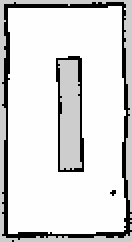
#> input picture maps/gallery.pgm, 66 x 121 px (shown 2 times larger); its folder holds only this picture in this run
$ python generate_environment.py
#> lines starting #> are read from the running program, lines starting #| are printed output that depends on the picture
"""Build a collision world from the project's original occupancy grid, without editing it."""
from pathlib import Path
import math
import xml.etree.ElementTree as ET
import yaml
import numpy as np
from PIL import Image
ROOT=Path(__file__).resolve().parents[1]
OUT=ROOT/'simulation'
m=yaml.safe_load((ROOT/'maps/gallery.yaml').read_text())
a=np.asarray(Image.open(ROOT/'maps'/m['image']).convert('L'))
#> a is the input picture: shape (121, 66); min 0, max 254, mean 217.2
occ=(1-a/255)>m['occupied_thresh']
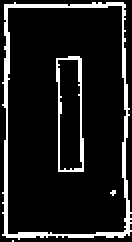
#> occ: shape (121, 66) bool (shown 2 times larger); 11.2% white in thin lines or dots
h,w=occ.shape; res=m['resolution']; ox,oy,yaw=m['origin']
#> after `h, w = occ.shape`: h = 121; w = 66
sdf=ET.Element('sdf',version='1.9'); world=ET.SubElement(sdf,'world',name='arti_gallery')
def sub(parent,name,text,**attrs):
 e=ET.SubElement(parent,name,attrs); e.text=str(text); return e
p=ET.SubElement(world,'physics',name='default',type='ignored'); sub(p,'max_step_size',.01); sub(p,'real_time_factor',1)
for n,f in [('Physics','physics'),('UserCommands','user-commands'),('SceneBroadcaster','scene-broadcaster'),('Contact','contact')]:
 p=ET.SubElement(world,'plugin',name='gz::sim::systems::'+n,filename='gz-sim-'+f+'-system')
 if n=='Sensors':sub(p,'render_engine','ogre2')
gui=ET.SubElement(world,'gui'); camera=ET.SubElement(gui,'camera',name='arti_overview'); sub(camera,'pose','1 -0.2 4.5 0 0.916 2.289')
scene=ET.SubElement(world,'scene'); sub(scene,'ambient','0.65 0.65 0.65 1');sub(scene,'background','0.83 0.87 0.90 1')
l=ET.SubElement(world,'light',name='sun',type='directional');sub(l,'pose','0 0 10 0 0 0');sub(l,'diffuse','0.9 0.9 0.9 1');sub(l,'direction','-0.3 0.2 -1')
def box(name,x,y,z,sx,sy,sz,color,collision=True):
#> called with name = 'gallery_floor', x = -1.4, y = 1.71, z = -0.05, sx = 5.3, sy = 8.05, sz = 0.1, color = '0.82 0.78 0.69 1'
 model=ET.SubElement(world,'model',name=name);sub(model,'static','true');sub(model,'pose',f'{x} {y} {z} 0 0 {yaw}')
 link=ET.SubElement(model,'link',name='body')
 for kind in (['collision','visual'] if collision else ['visual']):
  node=ET.SubElement(link,kind,name=kind);geom=ET.SubElement(node,'geometry');b=ET.SubElement(geom,'box');sub(b,'size',f'{sx} {sy} {sz}')
  if kind=='visual':
   mat=ET.SubElement(node,'material');sub(mat,'ambient',color);sub(mat,'diffuse',color)
box('gallery_floor',ox+w*res/2,oy+h*res/2,-.05,w*res+2,h*res+2,.1,'0.82 0.78 0.69 1')
# Merge exactly matching horizontal runs across adjacent rows. No map dilation or shift.
active={};rect=[]
for r in range(h+1):
 runs=[]
 if r<h:
  starts=np.flatnonzero(np.diff(np.r_[False,occ[r],False].astype(int))==1)
  ends=np.flatnonzero(np.diff(np.r_[False,occ[r],False].astype(int))==-1)
  runs=list(zip(starts.tolist(),ends.tolist()))
 for key,begin in list(active.items()):
  if key not in runs:rect.append((*key,begin,r));del active[key]
 for key in runs:active.setdefault(key,r)
#> this loop made 122 passes
#> (starts, ends, runs) on passes 2 to 10: ([7, 46, 49, 53], [8, 48, 51, 62], [(7, 8), (46, 48), (49, 51), (53, 62)]), ([2, 35], [34, 63], [(2, 34), (35, 63)]), ([2, 61], [54, 63], [(2, 54), (61, 63)]), ([2, 61], [4, 62], [(2, 4), (61, 62)]), ([2, 61], [4, 63], [(2, 4), (61, 63)]), ([2, 61], [4, 63], [(2, 4), (61, 63)]), ([2, 61], [4, 63], [(2, 4), (61, 63)]), ([2, 61], [4, 62], [(2, 4), (61, 62)]), ([2, 61], [4, 63], [(2, 4), (61, 63)])
#> starts on pass 100: [2, 63]
#> after the loop, active = 0 items; rect = 103 items, first 6: (7, 8, 1, 2), (46, 48, 1, 2), (49, 51, 1, 2), (53, 62, 1, 2), (2, 34, 2, 3), (35, 63, 2, 3)
for i,(c0,c1,r0,r1) in enumerate(rect):
 x=(c0+c1)*res/2;y=(h-(r0+r1)/2)*res
 box(f'map_wall_{i}',ox+x*math.cos(yaw)-y*math.sin(yaw),oy+x*math.sin(yaw)+y*math.cos(yaw),.6,(c1-c0)*res,(r1-r0)*res,1.2,'0.72 0.76 0.80 1')
#> this loop made 103 passes
#> (c0, c1, r0, r1, x, y) on passes 1 to 12: (7, 8, 1, 2, 0.375, 5.98), (46, 48, 1, 2, 2.35, 5.98), (49, 51, 1, 2, 2.5, 5.98), (53, 62, 1, 2, 2.88, 5.98), (2, 34, 2, 3, 0.9, 5.93), (35, 63, 2, 3, 2.45, 5.93), (2, 54, 3, 4, 1.4, 5.88), (61, 63, 3, 4, 3.1, 5.88), (61, 62, 4, 5, 3.08, 5.83), (61, 63, 5, 8, 3.1, 5.73), (61, 62, 8, 9, 3.08, 5.62), (2, 4, 4, 10, 0.15, 5.7)
ET.indent(sdf);ET.ElementTree(sdf).write(OUT/'arti_gallery.sdf',encoding='unicode',xml_declaration=True)
print(f'{w}x{h}, {int(occ.sum())} occupied cells -> {len(rect)} wall boxes')
#| 66x121, 898 occupied cells -> 103 wall boxes
